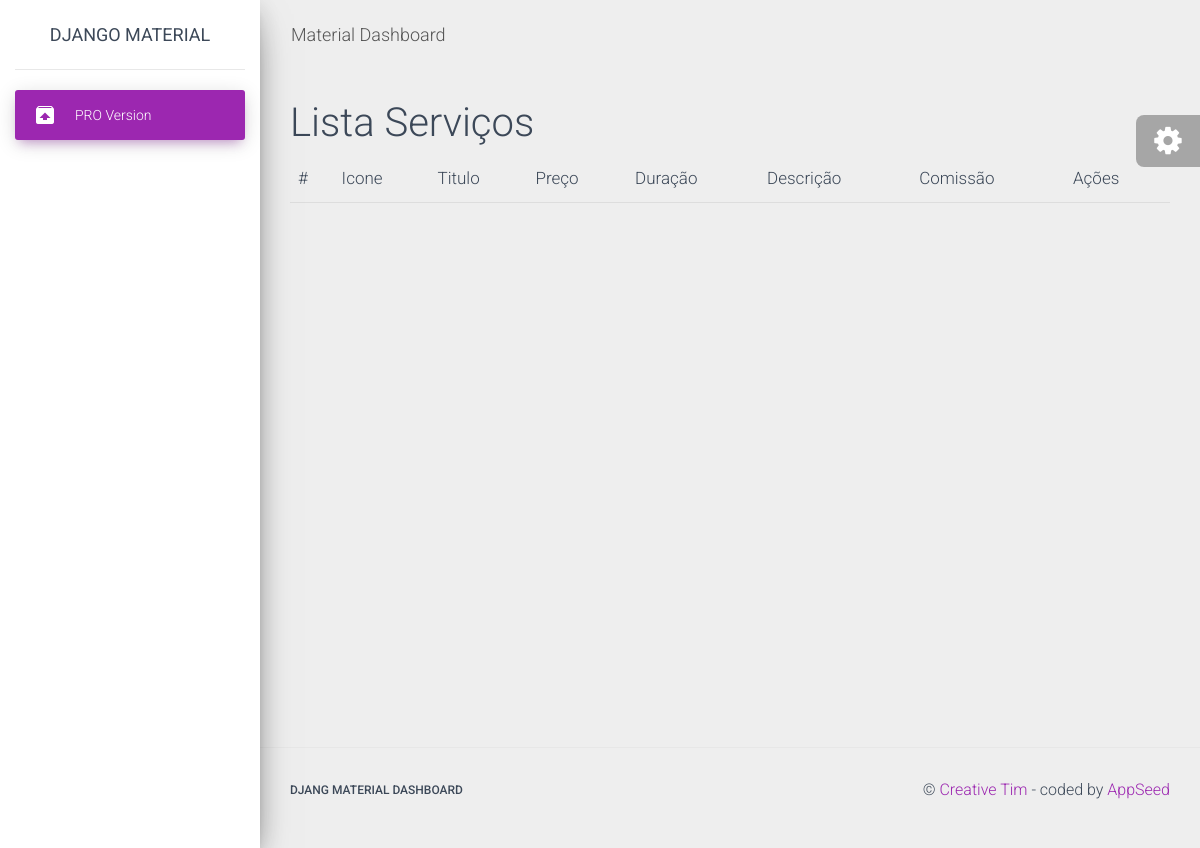
The app's page /listar_servicos/, older data.
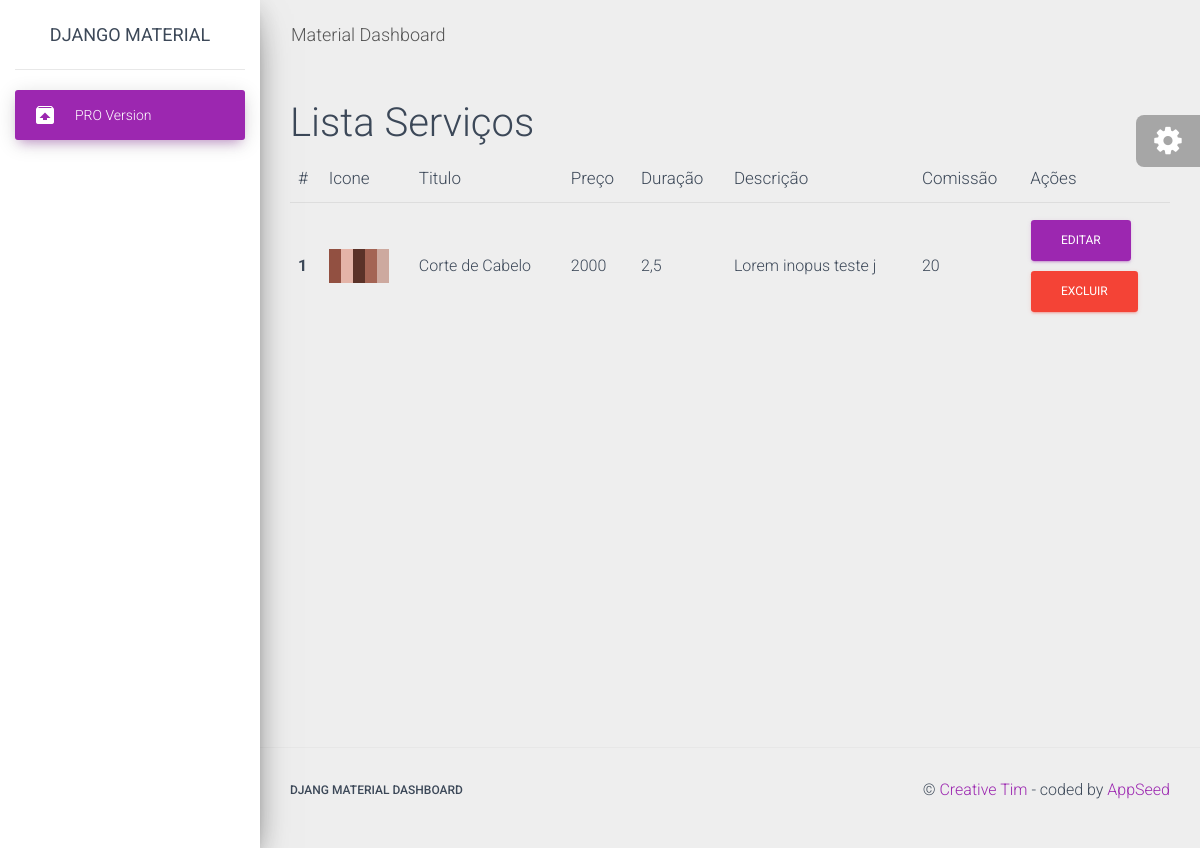
The same page, newer data.
### agendamentos/models/servicos.py (models this page shows)
class Servico(models.Model):
    titulo = models.CharField(max_length=255, blank=True)
    preco = models.CharField(max_length=20,blank=True,null=True)
    duracao = models.CharField(max_length=20, blank=True, null=True)
    comissao = models.CharField(max_length=20, blank=True, null=True)
    descricao = models.TextField()
    criado_em = models.DateTimeField(auto_now_add=True)
    atualizado_em = models.DateTimeField(auto_now=True)
    imagen = models.ImageField(upload_to='media/imagens/%d/%m/%Y/',null=True, blank=True)

### agendamentos/views.py (the view)
# urls.py: path("listar_servicos/",listar_servicos,name='listar_servicos')
def listar_servicos(request):
    servico = Servico.objects.all()
    return render(
                    request,
                    "admin/schedule/listar_servico.html",
                    {
                        "servicos":servico
                    }
                    )

### templates/admin/schedule/listar_servico.html (shortened to what this page needs)
{% extends "layouts/base.html" %}
{% block content %}
    <h1>Lista Serviços</h1>
    <table class="table table-sm">
        <thead>
            <th>#</th>
            <th>Icone</th>
            <th>Titulo</th>
            <th>Preço</th>
            <th>Duração</th>
            <th>Descrição</th>
            <th>Comissão</th>
            <th>Ações</th>
        </thead>
        <tbody>
            {% for servico in servicos %}
            <tr>
                <th>{{servico.id}}</th>
                <th>
                    <img width="60px" height="auto" src="{{servico.imagen.url}}" alt="">
                    </th>
                <td>{{servico.titulo}}</td>
                <td>{{servico.preco}}</td>
                <td>{{servico.duracao}}</td>
                <td>{{servico.descricao}}</td>
                <td>{{servico.comissao}}</td>
                <td>
                    <a type="button" class="btn btn-primary"href="#">Editar</a><br>
                    <a type="button" class="btn btn-danger" href="#">Excluir</a>
                </td>
            </tr>
            {% endfor %}
        </tbody>
    </table>
{% endblock content %}

### templates/layouts/base.html (shortened to what this page needs)
<!DOCTYPE html>
<html lang="en">
<head>
  <link rel="stylesheet" href="https://maxcdn.bootstrapcdn.com/font-awesome/latest/css/font-awesome.min.css">
  <link href="/static/assets/css/material-dashboard.css?v=2.1.2" rel="stylesheet" />
  <link href="/static/assets/demo/demo.css" rel="stylesheet" />
</head>
<body class="">
  <div class="wrapper ">
    {% include 'admin/includes/sidebar.html' %}
    <div class="main-panel">
      {% include 'admin/includes/navigation.html' %}
      <div class="content">
        <div class="container-fluid">
          {% block content %}{% endblock content %}
        </div>
      </div>
      {% include 'admin/includes/footer.html' %}
    </div>
  </div>
  {% include 'admin/includes/fixed-plugin.html' %}
</body>
</html>

### templates/admin/includes/sidebar.html
    <div class="sidebar" data-color="purple" data-background-color="white" data-image="/static/assets/img/sidebar-1.jpg">
      <div class="logo">
        <a target="_blank" rel="noopener noreferrer"
           href="https://appseed.us/admin-dashboards/django-dashboard-material" class="simple-text logo-normal">
          Django Material
        </a>
      </div>
      <div class="sidebar-wrapper">
        <ul class="nav">
        {% if request.user.is_authenticated %}
          <li class="nav-item {% if 'index' in segment %} active {% endif %}">
            <a class="nav-link" href="/">
              <i class="material-icons">dashboard</i>
              <p>Dashboard</p>
            </a>
          </li>
          <li class="nav-item {% if 'page-user' in segment %} active {% endif %}">
            <a class="nav-link" href="/page-user.html">
              <i class="material-icons">person</i>
              <p>User Profile</p>
            </a>
          </li>
          <li class="nav-item {% if 'page-user' in segment %} active {% endif %}">
            <a class="nav-link" href="{% url 'listar_servicos' %}">
              <i class="material-icons">settings</i>
              <p>Serviços</p>
            </a>
          </li>
          <li class="nav-item {% if 'ui-tables' in segment %} active {% endif %}">
            <a class="nav-link" href="/ui-tables.html">
              <i class="material-icons">content_paste</i>
              <p>Table List</p>
            </a>
          </li>
          <li class="nav-item {% if 'ui-typography' in segment %} active {% endif %}">
            <a class="nav-link" href="/ui-typography.html">
              <i class="material-icons">library_books</i>
              <p>Typography</p>
            </a>
          </li>
          <li class="nav-item {% if 'ui-icons' in segment %} active {% endif %}">
            <a class="nav-link" href="/ui-icons.html">
              <i class="material-icons">bubble_chart</i>
              <p>Icons</p>
            </a>
          </li>
          <li class="nav-item {% if 'ui-maps' in segment %} active {% endif %}">
            <a class="nav-link" href="/ui-maps.html">
              <i class="material-icons">location_ons</i>
              <p>Maps</p>
            </a>
          </li>
          <li class="nav-item {% if 'ui-notifications' in segment %} active {% endif %}">
            <a class="nav-link" href="/ui-notifications.html">
              <i class="material-icons">notifications</i>
              <p>Notifications</p>
            </a>
          </li>
          <li class="nav-item ">
            <a class="nav-link" href="/page-rtl-support.html">
              <i class="material-icons">language</i>
              <p>RTL Support</p>
            </a>
          </li>
          <li class="nav-item ">
          </li>
          <li class="nav-item active-pro ">
            <a class="nav-link"
               target="_blank" rel="noopener noreferrer"
               href="https://appseed.us/admin-dashboards/django-dashboard-material-pro">
              <i class="material-icons">unarchive</i>
              <p>PRO Version</p>
            </a>
          </li>
        {% else %}
          <li class="nav-item active">
            <a class="nav-link"
               target="_blank" rel="noopener noreferrer"
               href="https://appseed.us/admin-dashboards/django-dashboard-material-pro">
              <i class="material-icons">unarchive</i>
              <p>PRO Version</p>
            </a>
          </li>
        {% endif %}
        </ul>
      </div>
    </div>

### templates/admin/includes/navigation.html (shortened to what this page needs)
      <nav class="navbar navbar-expand-lg navbar-transparent navbar-absolute fixed-top ">
        <div class="container-fluid">
          <div class="navbar-wrapper">
            <a class="navbar-brand" href="#pablo">Material Dashboard</a>
          </div>
        </div>
      </nav>

### templates/admin/includes/footer.html
    <footer class="footer">
        <div class="container-fluid">
          <nav class="float-left">
            <ul>
              <li>
                <a target="_blank" rel="noopener noreferrer"
                   href="https://appseed.us/admin-dashboards/django-dashboard-material">
                   Djang Material Dashboard
                </a>
              </li>
            </ul>
          </nav>
          <div class="copyright float-right">
            &copy; <a target="_blank" rel="noopener noreferrer"
                      href="https://bit.ly/3fKQZaL">Creative Tim</a>
                      - coded by <a target="_blank" rel="noopener noreferrer" href="https://appseed.us">AppSeed</a>
          </div>
        </div>
    </footer>

### templates/admin/includes/fixed-plugin.html (shortened to what this page needs)
  <div class="fixed-plugin">
    <div class="dropdown show-dropdown">
      <a href="#" data-toggle="dropdown">
        <i class="fa fa-cog fa-2x"> </i>
      </a>
    </div>
  </div>

Row changes from the older to the newer data that the page shows:
added Servico: id "1", imagen (picture), titulo "Corte de Cabelo", preco "2000", duracao "2,5", descricao "Lorem inopus teste j", comissao "20"
